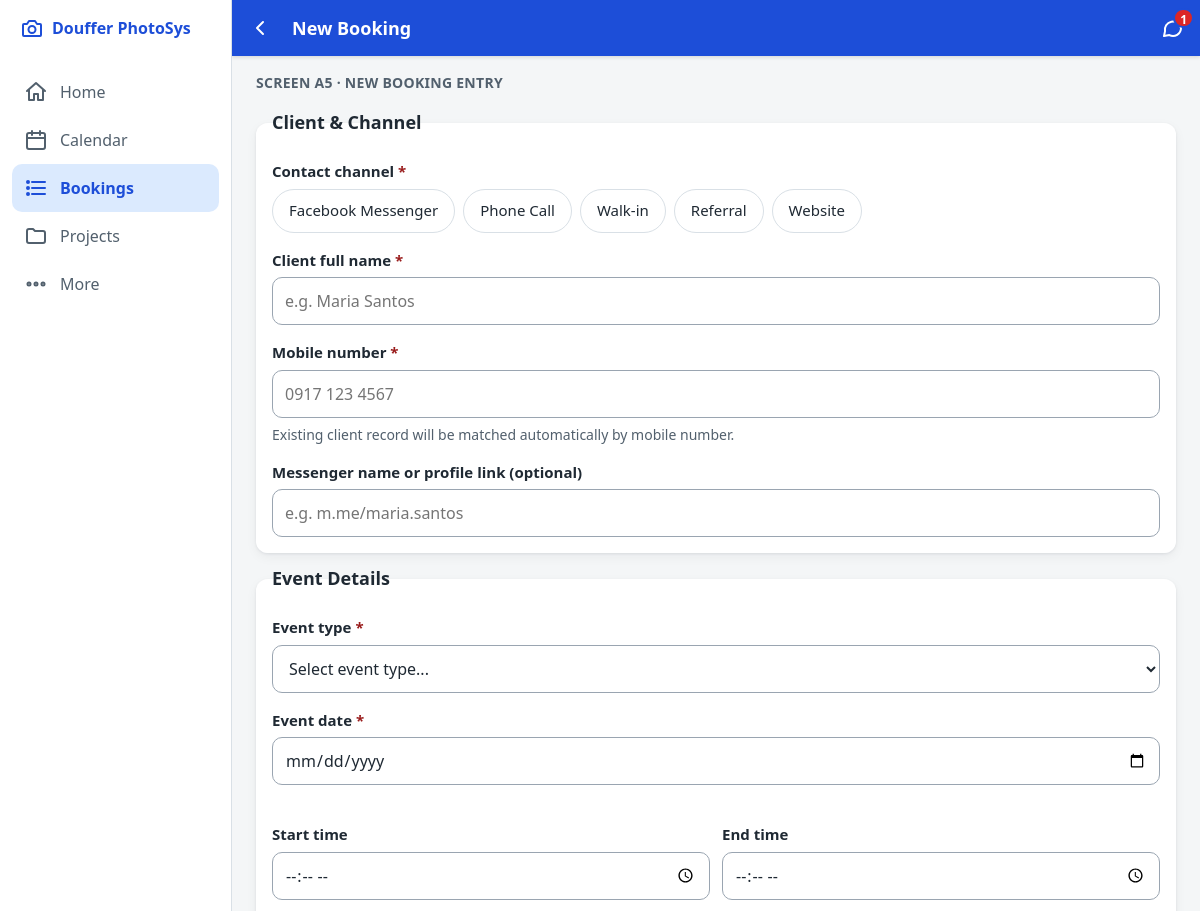
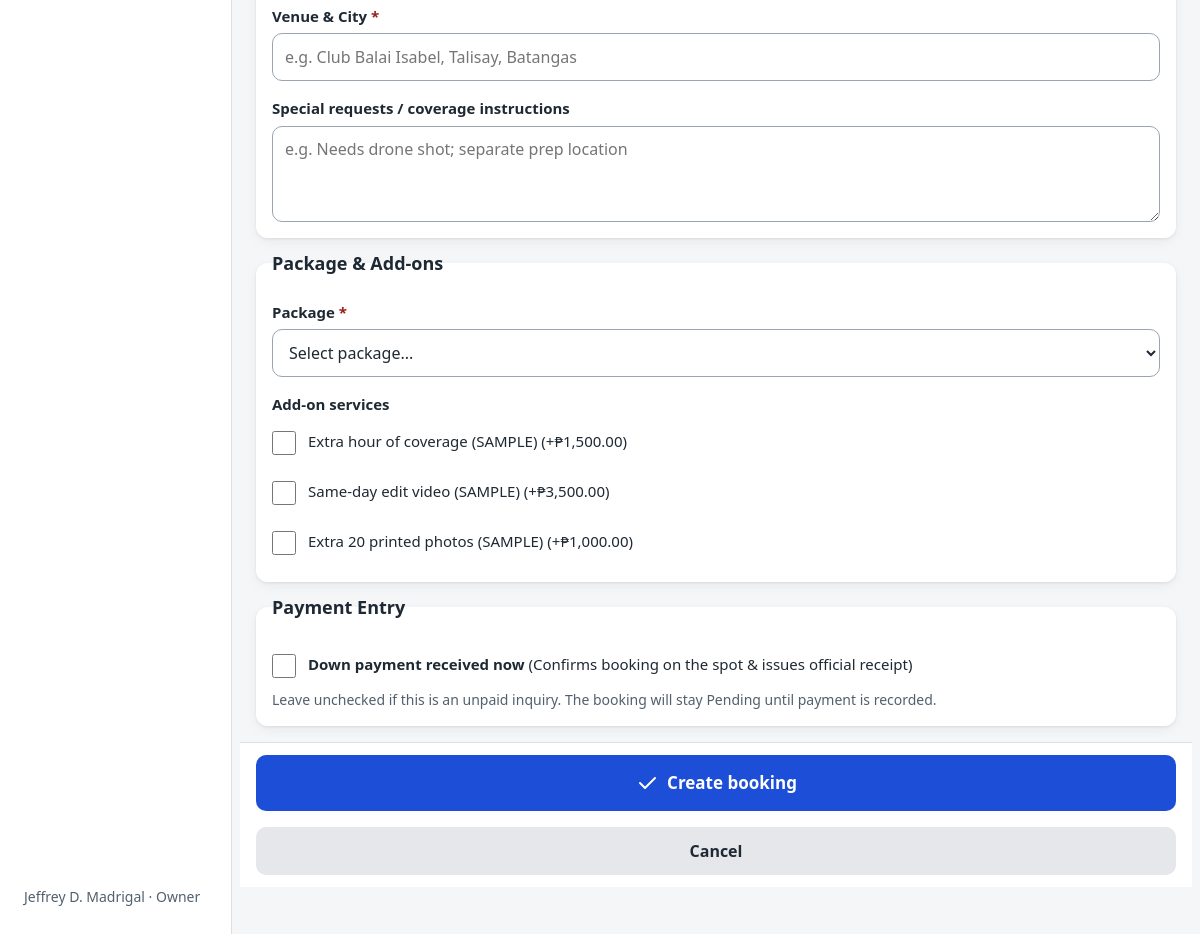
Screenshot of /admin/bookings/new (signed in) with the database file from the repository (2 pictures, top to bottom).
### tables this page shows
CREATE TABLE users (
  id                    INT UNSIGNED NOT NULL AUTO_INCREMENT,
  name                  VARCHAR(100) NOT NULL,
  username              VARCHAR(50)  NOT NULL,
  email                 VARCHAR(150) NULL,
  password_hash         VARCHAR(255) NOT NULL,
  role                  ENUM('owner','staff','crew') NOT NULL,
  perm_view_bookings    TINYINT(1) NOT NULL DEFAULT 1,
  perm_record_payments  TINYINT(1) NOT NULL DEFAULT 1,
  perm_verify_payments  TINYINT(1) NOT NULL DEFAULT 0,
  perm_archive_records  TINYINT(1) NOT NULL DEFAULT 0,
  perm_manage_messages  TINYINT(1) NOT NULL DEFAULT 1,
  must_change_password  TINYINT(1) NOT NULL DEFAULT 1,
  is_active             TINYINT(1) NOT NULL DEFAULT 1,
  last_login_at         DATETIME NULL,
  password_changed_at   DATETIME NULL,
  created_at            DATETIME NOT NULL DEFAULT CURRENT_TIMESTAMP,
  PRIMARY KEY (id),
  UNIQUE KEY uq_users_username (username)
);

CREATE TABLE addons (
  id         INT UNSIGNED NOT NULL AUTO_INCREMENT,
  name       VARCHAR(100) NOT NULL,
  price      DECIMAL(10,2) NOT NULL DEFAULT 0.00,
  is_active  TINYINT(1) NOT NULL DEFAULT 1,
  PRIMARY KEY (id)
);

### app/Views/admin/booking_new.php (the view, shortened to what the rows shown need)
<?php
$today = Clock::today();
$canRecordPayments = $canRecordPayments ?? (Auth::isOwner() || Auth::can('record_payments'));
?>
<p class="eyebrow">Screen A5 · New Booking Entry</p>
<form method="post" action="<?= e(url('/admin/bookings/new')) ?>" class="stack" data-once>
    <fieldset class="card">
        <legend class="h3">Client &amp; Channel</legend>
        <div class="field">
            <span class="label">Contact channel <span class="req">*</span></span>
            <div class="chips">
                <?php
                $channels = [
                    'messenger' => 'Facebook Messenger',
                    'call'      => 'Phone Call',
                    'walk_in'   => 'Walk-in',
                    'referral'  => 'Referral',
                    'website'   => 'Website',
                ];
                $selectedChannel = old('source_channel', 'messenger');
                foreach ($channels as $key => $lbl):
                ?>
                    <label class="chip">
                        <span><?= e($lbl) ?></span>
                    </label>
                <?php endforeach; ?>
            </div>
        </div>
        <div class="field mt-1">
            <label for="new-full-name">Client full name <span class="req">*</span></label>
            <input type="text" id="new-full-name" name="full_name" value="<?= e(old('full_name')) ?>" required maxlength="120" placeholder="e.g. Maria Santos"<?= invalid_attr('full_name') ?>>
        </div>
        <div class="field mt-1">
            <label for="new-mobile">Mobile number <span class="req">*</span></label>
            <input type="tel" id="new-mobile" name="mobile" value="<?= e(old('mobile')) ?>" required inputmode="numeric" placeholder="0917 123 4567"<?= invalid_attr('mobile') ?>>
            <p class="hint">Existing client record will be matched automatically by mobile number.</p>
        </div>
        <div class="field mt-1">
            <label for="new-messenger">Messenger name or profile link (optional)</label>
            <input type="text" id="new-messenger" name="messenger_name" value="<?= e(old('messenger_name')) ?>" maxlength="150" placeholder="e.g. m.me/maria.santos"<?= invalid_attr('messenger_name') ?>>
        </div>
    </fieldset>
    <fieldset class="card">
        <legend class="h3">Event Details</legend>
        <div class="field">
            <label for="new-event-type">Event type <span class="req">*</span></label>
            <select id="new-event-type" name="event_type" required<?= invalid_attr('event_type') ?>>
                <option value="">Select event type...</option>
            </select>
        </div>
        <div class="field mt-1">
            <label for="new-event-date">Event date <span class="req">*</span></label>
            <input type="date" id="new-event-date" name="event_date" min="<?= e($today) ?>" value="<?= e(old('event_date', $date)) ?>" required data-availability-check data-target="avail-badge-a5"<?= invalid_attr('event_date') ?>>
        </div>
        <div class="grid-2 mt-1">
            <div class="field">
                <label for="new-start-time">Start time</label>
                <input type="time" id="new-start-time" name="start_time" value="<?= e(old('start_time')) ?>"<?= invalid_attr('start_time') ?>>
            </div>
            <div class="field">
                <label for="new-end-time">End time</label>
                <input type="time" id="new-end-time" name="end_time" value="<?= e(old('end_time')) ?>"<?= invalid_attr('end_time') ?>>
            </div>
        </div>
        <div class="field mt-1">
            <label for="new-venue">Venue &amp; City <span class="req">*</span></label>
            <input type="text" id="new-venue" name="venue" value="<?= e(old('venue')) ?>" required maxlength="255" placeholder="e.g. Club Balai Isabel, Talisay, Batangas"<?= invalid_attr('venue') ?>>
        </div>
        <div class="field mt-1">
            <label for="new-special-requests">Special requests / coverage instructions</label>
            <textarea id="new-special-requests" name="special_requests" rows="2" maxlength="1000" placeholder="e.g. Needs drone shot; separate prep location"><?= e(old('special_requests')) ?></textarea>
        </div>
    </fieldset>
    <fieldset class="card">
        <legend class="h3">Package &amp; Add-ons</legend>
        <div class="field">
            <label for="new-package-id">Package <span class="req">*</span></label>
            <select id="new-package-id" name="package_id" required data-package-select<?= invalid_attr('package_id') ?>>
                <option value="">Select package...</option>
            </select>
        </div>
        <?php if (!empty($addons)): ?>
            <div class="field mt-1">
                <span class="label">Add-on services</span>
                <?php
                $oldAddons = (array) old('addons', []);
                foreach ($addons as $addon):
                    $checked = in_array((int) $addon['id'], array_map('intval', $oldAddons), true);
                ?>
                    <label class="check">
                        <input type="checkbox" name="addons[]" value="<?= (int) $addon['id'] ?>" data-addon-price="<?= (float) $addon['price'] ?>"<?= $checked ? ' checked' : '' ?>>
                        <span><?= e($addon['name']) ?> (+<?= e(peso($addon['price'])) ?>)</span>
                    </label>
                <?php endforeach; ?>
            </div>
        <?php endif; ?>
    </fieldset>
    <fieldset class="card">
        <legend class="h3">Payment Entry</legend>
        <?php if ($canRecordPayments): ?>
        <label class="check">
            <input type="checkbox" id="toggle-down-payment" name="down_payment_received" value="1" data-toggle-down-payment<?= old('down_payment_received') ? ' checked' : '' ?>>
            <span><strong>Down payment received now</strong> (Confirms booking on the spot &amp; issues official receipt)</span>
        </label>
        <p class="hint">Leave unchecked if this is an unpaid inquiry. The booking will stay Pending until payment is recorded.</p>
        <?php else: ?>
            <p class="hint mb-0">
                New bookings will be recorded as <strong>Pending</strong>. You do not have permission to record payments on the spot; an authorized user must record or verify payment from the booking hub.
            </p>
        <?php endif; ?>
    </fieldset>
    <div class="action-bar">
        <button type="submit" class="btn btn-primary btn-block btn-lg"><?= icon('check') ?> Create booking</button>
        <a class="btn btn-block mt-1" href="<?= e(url('/admin/bookings')) ?>">Cancel</a>
    </div>
</form>

### app/Core/Router.php (shortened to what the rows shown need)
<?php
final class Router
{
    private array $routes = [];
    public function add(string $method, string $pattern, array $handler, array $opts = []): void
    {
        $this->routes[] = [
            'method'  => $method,
            'regex'   => self::compile($pattern),
            'handler' => $handler,
            'opts'    => $opts,
        ];
    }
    public static function compile(string $pattern): string
    {
        $pattern = $pattern === '/' ? '/' : rtrim($pattern, '/');
        $regex = preg_replace_callback('#\{(\w+)\}#', static function (array $m): string {
            $name = $m[1];
            if ($name === 'id' || str_ends_with($name, '_id')) {
                $part = '\d+';
            } elseif ($name === 'ref') {
                $part = '[A-Za-z0-9\-]+';
            } elseif ($name === 'token') {
                $part = '[A-Za-z0-9\-]{16,128}';
            } else {
                $part = '[^/]+';
            }
            return '(?P<' . $name . '>' . $part . ')';
        }, $pattern);
        return '#^' . $regex . '$#';
    }
    public function dispatch(string $method, string $path): void
    {
        $path = $path === '/' ? '/' : rtrim($path, '/');
        $methodMismatch = false;
        foreach ($this->routes as $route) {
            if (!preg_match($route['regex'], $path, $m)) {
                continue;
            }
            $opts = $route['opts'];
            Guard::check($opts, !empty($opts['api']));
            $params = array_filter($m, 'is_string', ARRAY_FILTER_USE_KEY);
            [$class, $action] = $route['handler'];
            $controller = new $class();
            $controller->$action(...array_merge($opts['args'] ?? [], array_values($params)));
            return;
        }
        throw new HttpException($methodMismatch ? 405 : 404);
    }
}

### app/Views/layouts/admin.php (shortened to what the rows shown need)
<?php
$unread = Message::unreadForAdmin();
$nav = [
    ['/admin', 'Home', 'home', nav_active('/admin', true)],
    ['/admin/calendar', 'Calendar', 'calendar', nav_active('/admin/calendar') || nav_active('/admin/crew')],
    ['/admin/bookings', 'Bookings', 'list', nav_active('/admin/bookings') || nav_active('/admin/payments')],
    ['/admin/projects', 'Projects', 'folder', nav_active('/admin/projects')],
    ['/admin/more', 'More', 'more', nav_active('/admin/more') || nav_active('/admin/clients') || nav_active('/admin/packages')
        || nav_active('/admin/reports') || nav_active('/admin/users') || nav_active('/admin/settings')
        || nav_active('/admin/logs') || nav_active('/admin/messages') || nav_active('/account')],
];
?>
<?= partial('partials/head', ['title' => $title ?? 'Admin', 'theme' => 'admin', 'scripts' => $scripts ?? []]) ?>
<body class="theme-admin has-sidebar"<?= Auth::can('manage_messages') ? ' data-poll-unread' : '' ?>>
<header class="topbar">
    <?php if (!empty($back)): ?>
        <a class="topbar-btn" href="<?= e(url($back)) ?>" aria-label="Back"><?= icon('back') ?></a>
    <?php else: ?>
        <span class="topbar-logo" aria-hidden="true"><?= icon('camera') ?></span>
    <?php endif; ?>
    <h1 class="topbar-title"><?= e($title ?? 'Admin') ?></h1>
    <?php if (Auth::can('manage_messages')): ?>
        <a class="topbar-btn topbar-end" href="<?= e(url('/admin/messages')) ?>" aria-label="Messages, <?= (int) $unread ?> unread">
            <?= icon('chat') ?>
            <span class="badge" data-unread-badge<?= $unread > 0 ? '' : ' hidden' ?>><?= (int) $unread ?></span>
        </a>
    <?php endif; ?>
</header>
<nav class="bottomnav bottomnav-5" aria-label="Admin">
    <div class="sidebar-brand"><?= icon('camera') ?><span>Douffer PhotoSys</span></div>
    <?php foreach ($nav as [$href, $label, $ico, $active]): ?>
        <a href="<?= e(url($href)) ?>"<?= $active ? ' aria-current="page"' : '' ?>><?= icon($ico) ?><span><?= e($label) ?></span></a>
    <?php endforeach; ?>
    <div class="sidebar-user">
        <span><?= e(Auth::user()['name'] ?? '') ?> · <?= e(ucfirst((string) Auth::role())) ?></span>
    </div>
</nav>
<main id="main" class="page" tabindex="-1">
    <?= $content ?>
</main>
</body>
</html>

### rows the page displays
users: name "Jeffrey D. Madrigal", role "Owner"
addons: name "Extra hour of coverage (SAMPLE)", price "₱1,500.00"
addons: name "Same-day edit video (SAMPLE)", price "₱3,500.00"
addons: name "Extra 20 printed photos (SAMPLE)", price "₱1,000.00"

### other values shown
$unread "1"
$label "Home"
$label "Calendar"
$label "Bookings"
$label "Projects"
$label "More"
$lbl "Facebook Messenger"
$lbl "Phone Call"
$lbl "Walk-in"
$lbl "Referral"
$lbl "Website"
